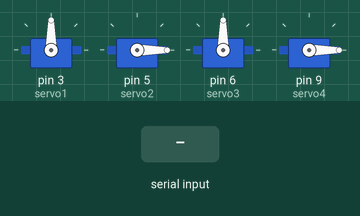
This sketch was run on a simulated Arduino Uno, built with avr-gcc and run on an emulated ATmega328P. Shown: 4 × servo. The test bench sets the inputs (shaded band).

Above: at 3.2 s.
3.3 s: "a,45\n" received over Serial
At 6.2 s:
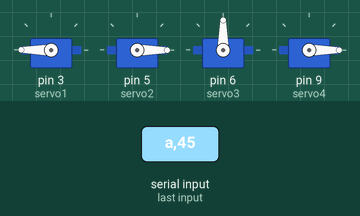
6.3 s: "b90\n" received over Serial
At 8.08 s:
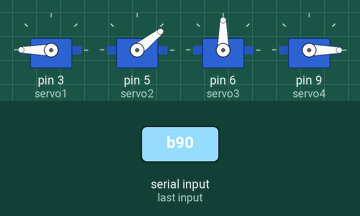
9.3 s: "a90\n" received over Serial
At 11.55 s:
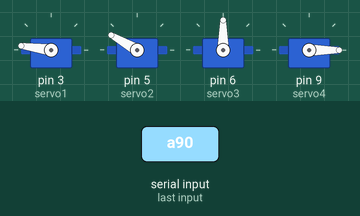
12.3 s: "b,45\n" received over Serial
At 14.41 s:
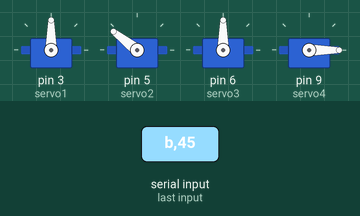
15.3 s: "c,45\n" received over Serial
At 17.26 s:
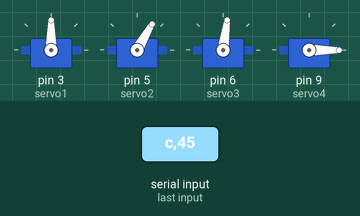
18.3 s: "d90\n" received over Serial
At 22.05 s:
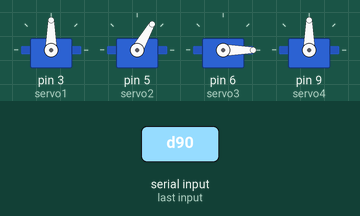
Timing chart, 0 to 22.3 s (numbered marks = the images above; inputs shaded):
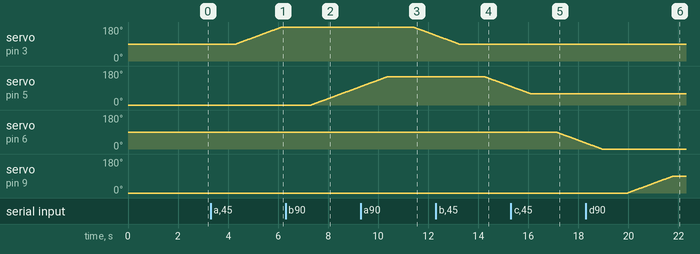

Measured:
- after the input at 3.3 s, servo on pin 3 (servo1): moves from 90° to 180° over 1.8 s, starting after 1.0 s
- after the input at 6.3 s, servo on pin 5 (servo2): moves from 0° to 97° over 2.0 s, starting after 1.0 s
- after the input at 9.3 s, servo on pin 3 (servo1): moves from 180° to 136° over 0.88 s, starting after 2.1 s
- after the input at 12.3 s, servo on pin 5 (servo2): moves from 150° to 99° over 1.0 s, starting after 2.0 s
- after the input at 15.3 s, servo on pin 6 (servo3): moves from 90° to 31° over 1.2 s, starting after 1.8 s
- after the input at 18.3 s, servo on pin 9 (servo4): moves from 0° to 90° over 1.8 s, starting after 1.7 s

The sketch:

servoino.ino
```cpp
#include <Servo.h>

Servo servo1, servo2, servo3, servo4;
int currentAngle1 = 90;
int currentAngle2 = 0;
int currentAngle3 = 90;
int currentAngle4 = 0;
int delayTime = 20; // Thời gian chờ mặc định giữa mỗi bước thay đổi góc

void setup() {
  Serial.begin(9600);
  servo1.attach(3);
  servo1.write(currentAngle1);
  servo2.attach(5);
  servo2.write(currentAngle2);
  servo3.attach(6);
  servo3.write(currentAngle3);
  servo4.attach(9);
  servo4.write(currentAngle4);
  delay(2000);
}

void loop() {
  while (Serial.available()) {
    String input = Serial.readString(); // Đọc toàn bộ chuỗi nhập vào
    if (input.length() > 0) {
      parseAndMoveServos(input);
    }
  }
}

void parseAndMoveServos(String input) {
  int angles[4] = {currentAngle1, currentAngle2, currentAngle3, currentAngle4};
  char commands[] = {'a', 'b', 'c', 'd', 's'};

  int startIndex = 0;
  for (int i = 0; i < 5; i++) {
    int index = input.indexOf(commands[i], startIndex);
    if (index != -1) {
      int valueStart = index + 1;
      int valueEnd = (i < 4) ? input.indexOf(commands[i + 1], valueStart) : input.length();
      if (valueEnd == -1) {
        valueEnd = input.length();
      }
      String valueStr = input.substring(valueStart, valueEnd);
      int value = valueStr.toInt();
      if (commands[i] == 'a') {
        angles[0] = 180-value;
      } else if (commands[i] == 'b') {
        angles[1] = value+60;
      } else if (commands[i] == 'c') {
        angles[2] = value;
      } else if (commands[i] == 'd') {
        angles[3] = value;
      } else if (commands[i] == 's') {
        delayTime = value;
        Serial.println("New delay time: " + String(delayTime)); // In ra giá trị delay mới để kiểm tra
      }
      startIndex = valueEnd;
    }
  }

  moveServosTogether(angles, delayTime);
}

void moveServosTogether(int angles[4], int delayTime) {
  int maxSteps = max(abs(currentAngle1 - angles[0]), max(abs(currentAngle2 - angles[1]), max(abs(currentAngle3 - angles[2]), abs(currentAngle4 - angles[3]))));

  float step1 = (float)(angles[0] - currentAngle1) / maxSteps;
  float step2 = (float)(angles[1] - currentAngle2) / maxSteps;
  float step3 = (float)(angles[2] - currentAngle3) / maxSteps;
  float step4 = (float)(angles[3] - currentAngle4) / maxSteps;

  for (int step = 0; step <= maxSteps; step++) {
    int newAngle1 = currentAngle1 + round(step1 * step);
    int newAngle2 = currentAngle2 + round(step2 * step);
    int newAngle3 = currentAngle3 + round(step3 * step);
    int newAngle4 = currentAngle4 + round(step4 * step);

    servo1.write(newAngle1);
    servo2.write(newAngle2);
    servo3.write(newAngle3);
    servo4.write(newAngle4);

    delay(delayTime);
  }

  currentAngle1 = angles[0];
  currentAngle2 = angles[1];
  currentAngle3 = angles[2];
  currentAngle4 = angles[3];
}
```
